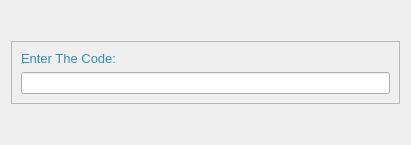
<?xml version="1.0" encoding="UTF-8"?>
<ui version="4.0">
 <class>Form</class>
 <widget class="QWidget" name="Form">
  <property name="geometry">
   <rect>
    <x>0</x>
    <y>0</y>
    <width>411</width>
    <height>145</height>
   </rect>
  </property>
  <property name="windowTitle">
   <string>Form</string>
  </property>
  <layout class="QVBoxLayout" name="verticalLayout">
   <item alignment="Qt::AlignVCenter">
    <widget class="QFrame" name="frame">
     <property name="frameShape">
      <enum>QFrame::StyledPanel</enum>
     </property>
     <property name="frameShadow">
      <enum>QFrame::Raised</enum>
     </property>
     <layout class="QVBoxLayout" name="verticalLayout_2">
      <item>
       <widget class="QLabel" name="label">
        <property name="maximumSize">
         <size>
          <width>16777215</width>
          <height>20</height>
         </size>
        </property>
        <property name="font">
         <font>
          <pointsize>10</pointsize>
         </font>
        </property>
        <property name="styleSheet">
         <string notr="true">color: rgb(50, 141, 189, 255);</string>
        </property>
        <property name="text">
         <string>Enter The Code: </string>
        </property>
       </widget>
      </item>
      <item>
       <widget class="QLineEdit" name="lineEdit"/>
      </item>
     </layout>
    </widget>
   </item>
  </layout>
 </widget>
 <resources/>
 <connections/>
</ui>
